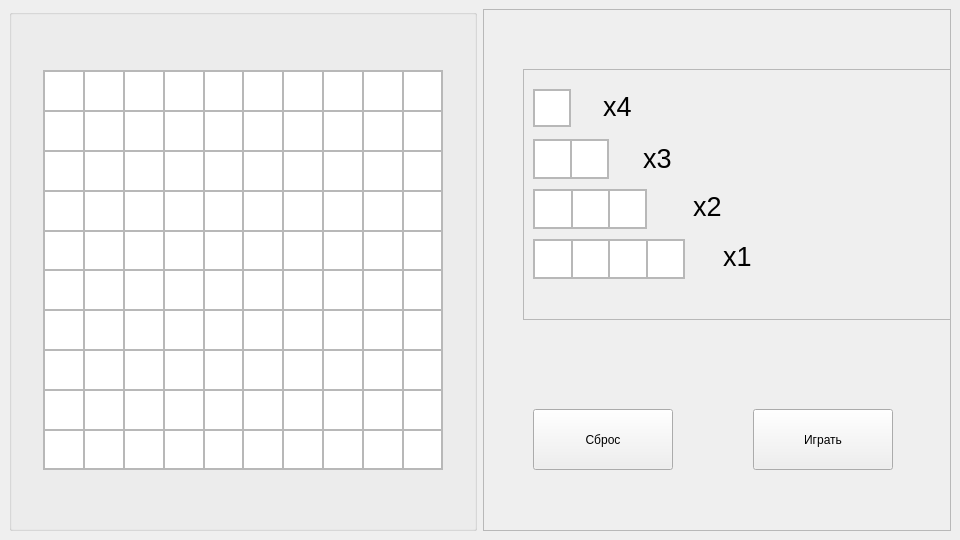
<?xml version="1.0" encoding="UTF-8"?>
<ui version="4.0">
 <class>MainWindow</class>
 <widget class="QMainWindow" name="MainWindow">
  <property name="geometry">
   <rect>
    <x>0</x>
    <y>0</y>
    <width>960</width>
    <height>540</height>
   </rect>
  </property>
  <property name="minimumSize">
   <size>
    <width>960</width>
    <height>540</height>
   </size>
  </property>
  <property name="windowTitle">
   <string>MainWindow</string>
  </property>
  <property name="windowOpacity">
   <double>0.000000000000000</double>
  </property>
  <widget class="QWidget" name="field">
   <property name="sizePolicy">
    <sizepolicy hsizetype="Preferred" vsizetype="Preferred">
     <horstretch>0</horstretch>
     <verstretch>0</verstretch>
    </sizepolicy>
   </property>
   <property name="maximumSize">
    <size>
     <width>960</width>
     <height>540</height>
    </size>
   </property>
   <layout class="QHBoxLayout" name="fieldLayout">
    <item>
     <widget class="QGroupBox" name="groupBox">
      <property name="title">
       <string/>
      </property>
      <widget class="QFrame" name="frame">
       <property name="geometry">
        <rect>
         <x>34</x>
         <y>61</y>
         <width>400</width>
         <height>400</height>
        </rect>
       </property>
       <property name="sizePolicy">
        <sizepolicy hsizetype="MinimumExpanding" vsizetype="MinimumExpanding">
         <horstretch>0</horstretch>
         <verstretch>0</verstretch>
        </sizepolicy>
       </property>
       <property name="frameShape">
        <enum>QFrame::StyledPanel</enum>
       </property>
       <property name="frameShadow">
        <enum>QFrame::Raised</enum>
       </property>
       <property name="lineWidth">
        <number>1</number>
       </property>
       <layout class="QVBoxLayout" name="verticalLayout">
        <property name="spacing">
         <number>0</number>
        </property>
        <property name="leftMargin">
         <number>0</number>
        </property>
        <property name="topMargin">
         <number>0</number>
        </property>
        <property name="rightMargin">
         <number>0</number>
        </property>
        <property name="bottomMargin">
         <number>0</number>
        </property>
        <item>
         <layout class="QHBoxLayout" name="horizontalLayout_0">
          <property name="spacing">
           <number>0</number>
          </property>
          <property name="sizeConstraint">
           <enum>QLayout::SetDefaultConstraint</enum>
          </property>
          <item>
           <widget class="QGraphicsView" name="graphicsView_1"/>
          </item>
          <item>
           <widget class="QGraphicsView" name="graphicsView_2"/>
          </item>
          <item>
           <widget class="QGraphicsView" name="graphicsView_3"/>
          </item>
          <item>
           <widget class="QGraphicsView" name="graphicsView_4"/>
          </item>
          <item>
           <widget class="QGraphicsView" name="graphicsView_5"/>
          </item>
          <item>
           <widget class="QGraphicsView" name="graphicsView_6"/>
          </item>
          <item>
           <widget class="QGraphicsView" name="graphicsView_7"/>
          </item>
          <item>
           <widget class="QGraphicsView" name="graphicsView_8"/>
          </item>
          <item>
           <widget class="QGraphicsView" name="graphicsView_9"/>
          </item>
          <item>
           <widget class="QGraphicsView" name="graphicsView_10"/>
          </item>
         </layout>
        </item>
        <item>
         <layout class="QHBoxLayout" name="horizontalLayout_1">
          <property name="spacing">
           <number>0</number>
          </property>
          <item>
           <widget class="QGraphicsView" name="graphicsView_11"/>
          </item>
          <item>
           <widget class="QGraphicsView" name="graphicsView_12"/>
          </item>
          <item>
           <widget class="QGraphicsView" name="graphicsView_13"/>
          </item>
          <item>
           <widget class="QGraphicsView" name="graphicsView_14"/>
          </item>
          <item>
           <widget class="QGraphicsView" name="graphicsView_15"/>
          </item>
          <item>
           <widget class="QGraphicsView" name="graphicsView_16"/>
          </item>
          <item>
           <widget class="QGraphicsView" name="graphicsView_17"/>
          </item>
          <item>
           <widget class="QGraphicsView" name="graphicsView_18"/>
          </item>
          <item>
           <widget class="QGraphicsView" name="graphicsView_19"/>
          </item>
          <item>
           <widget class="QGraphicsView" name="graphicsView_20"/>
          </item>
         </layout>
        </item>
        <item>
         <layout class="QHBoxLayout" name="horizontalLayout_2">
          <property name="spacing">
           <number>0</number>
          </property>
          <item>
           <widget class="QGraphicsView" name="graphicsView_21"/>
          </item>
          <item>
           <widget class="QGraphicsView" name="graphicsView_22"/>
          </item>
          <item>
           <widget class="QGraphicsView" name="graphicsView_23"/>
          </item>
          <item>
           <widget class="QGraphicsView" name="graphicsView_24"/>
          </item>
          <item>
           <widget class="QGraphicsView" name="graphicsView_25"/>
          </item>
          <item>
           <widget class="QGraphicsView" name="graphicsView_26"/>
          </item>
          <item>
           <widget class="QGraphicsView" name="graphicsView_27"/>
          </item>
          <item>
           <widget class="QGraphicsView" name="graphicsView_28"/>
          </item>
          <item>
           <widget class="QGraphicsView" name="graphicsView_29"/>
          </item>
          <item>
           <widget class="QGraphicsView" name="graphicsView_30"/>
          </item>
         </layout>
        </item>
        <item>
         <layout class="QHBoxLayout" name="horizontalLayout_3">
          <property name="spacing">
           <number>0</number>
          </property>
          <item>
           <widget class="QGraphicsView" name="graphicsView_31"/>
          </item>
          <item>
           <widget class="QGraphicsView" name="graphicsView_32"/>
          </item>
          <item>
           <widget class="QGraphicsView" name="graphicsView_33"/>
          </item>
          <item>
           <widget class="QGraphicsView" name="graphicsView_34"/>
          </item>
          <item>
           <widget class="QGraphicsView" name="graphicsView_35"/>
          </item>
          <item>
           <widget class="QGraphicsView" name="graphicsView_36"/>
          </item>
          <item>
           <widget class="QGraphicsView" name="graphicsView_37"/>
          </item>
          <item>
           <widget class="QGraphicsView" name="graphicsView_38"/>
          </item>
          <item>
           <widget class="QGraphicsView" name="graphicsView_39"/>
          </item>
          <item>
           <widget class="QGraphicsView" name="graphicsView_40"/>
          </item>
         </layout>
        </item>
        <item>
         <layout class="QHBoxLayout" name="horizontalLayout_4">
          <property name="spacing">
           <number>0</number>
          </property>
          <item>
           <widget class="QGraphicsView" name="graphicsView_41"/>
          </item>
          <item>
           <widget class="QGraphicsView" name="graphicsView_42"/>
          </item>
          <item>
           <widget class="QGraphicsView" name="graphicsView_43"/>
          </item>
          <item>
           <widget class="QGraphicsView" name="graphicsView_44"/>
          </item>
          <item>
           <widget class="QGraphicsView" name="graphicsView_45"/>
          </item>
          <item>
           <widget class="QGraphicsView" name="graphicsView_46"/>
          </item>
          <item>
           <widget class="QGraphicsView" name="graphicsView_47"/>
          </item>
          <item>
           <widget class="QGraphicsView" name="graphicsView_48"/>
          </item>
          <item>
           <widget class="QGraphicsView" name="graphicsView_49"/>
          </item>
          <item>
           <widget class="QGraphicsView" name="graphicsView_50"/>
          </item>
         </layout>
        </item>
        <item>
         <layout class="QHBoxLayout" name="horizontalLayout_5">
          <property name="spacing">
           <number>0</number>
          </property>
          <item>
           <widget class="QGraphicsView" name="graphicsView_51"/>
          </item>
          <item>
           <widget class="QGraphicsView" name="graphicsView_52"/>
          </item>
          <item>
           <widget class="QGraphicsView" name="graphicsView_53"/>
          </item>
          <item>
           <widget class="QGraphicsView" name="graphicsView_54"/>
          </item>
          <item>
           <widget class="QGraphicsView" name="graphicsView_55"/>
          </item>
          <item>
           <widget class="QGraphicsView" name="graphicsView_56"/>
          </item>
          <item>
           <widget class="QGraphicsView" name="graphicsView_57"/>
          </item>
          <item>
           <widget class="QGraphicsView" name="graphicsView_58"/>
          </item>
          <item>
           <widget class="QGraphicsView" name="graphicsView_59"/>
          </item>
          <item>
           <widget class="QGraphicsView" name="graphicsView_60"/>
          </item>
         </layout>
        </item>
        <item>
         <layout class="QHBoxLayout" name="horizontalLayout_6">
          <property name="spacing">
           <number>0</number>
          </property>
          <item>
           <widget class="QGraphicsView" name="graphicsView_61"/>
          </item>
          <item>
           <widget class="QGraphicsView" name="graphicsView_62"/>
          </item>
          <item>
           <widget class="QGraphicsView" name="graphicsView_63"/>
          </item>
          <item>
           <widget class="QGraphicsView" name="graphicsView_64"/>
          </item>
          <item>
           <widget class="QGraphicsView" name="graphicsView_65"/>
          </item>
          <item>
           <widget class="QGraphicsView" name="graphicsView_66"/>
          </item>
          <item>
           <widget class="QGraphicsView" name="graphicsView_67"/>
          </item>
          <item>
           <widget class="QGraphicsView" name="graphicsView_68"/>
          </item>
          <item>
           <widget class="QGraphicsView" name="graphicsView_69"/>
          </item>
          <item>
           <widget class="QGraphicsView" name="graphicsView_70"/>
          </item>
         </layout>
        </item>
        <item>
         <layout class="QHBoxLayout" name="horizontalLayout_7">
          <property name="spacing">
           <number>0</number>
          </property>
          <item>
           <widget class="QGraphicsView" name="graphicsView_71"/>
          </item>
          <item>
           <widget class="QGraphicsView" name="graphicsView_72"/>
          </item>
          <item>
           <widget class="QGraphicsView" name="graphicsView_73"/>
          </item>
          <item>
           <widget class="QGraphicsView" name="graphicsView_74"/>
          </item>
          <item>
           <widget class="QGraphicsView" name="graphicsView_75"/>
          </item>
          <item>
           <widget class="QGraphicsView" name="graphicsView_76"/>
          </item>
          <item>
           <widget class="QGraphicsView" name="graphicsView_77"/>
          </item>
          <item>
           <widget class="QGraphicsView" name="graphicsView_78"/>
          </item>
          <item>
           <widget class="QGraphicsView" name="graphicsView_79"/>
          </item>
          <item>
           <widget class="QGraphicsView" name="graphicsView_80"/>
          </item>
         </layout>
        </item>
        <item>
         <layout class="QHBoxLayout" name="horizontalLayout_8">
          <property name="spacing">
           <number>0</number>
          </property>
          <item>
           <widget class="QGraphicsView" name="graphicsView_81"/>
          </item>
          <item>
           <widget class="QGraphicsView" name="graphicsView_82"/>
          </item>
          <item>
           <widget class="QGraphicsView" name="graphicsView_83"/>
          </item>
          <item>
           <widget class="QGraphicsView" name="graphicsView_84"/>
          </item>
          <item>
           <widget class="QGraphicsView" name="graphicsView_85"/>
          </item>
          <item>
           <widget class="QGraphicsView" name="graphicsView_86"/>
          </item>
          <item>
           <widget class="QGraphicsView" name="graphicsView_87"/>
          </item>
          <item>
           <widget class="QGraphicsView" name="graphicsView_88"/>
          </item>
          <item>
           <widget class="QGraphicsView" name="graphicsView_89"/>
          </item>
          <item>
           <widget class="QGraphicsView" name="graphicsView_90"/>
          </item>
         </layout>
        </item>
        <item>
         <layout class="QHBoxLayout" name="horizontalLayout_9">
          <property name="spacing">
           <number>0</number>
          </property>
          <item>
           <widget class="QGraphicsView" name="graphicsView_91"/>
          </item>
          <item>
           <widget class="QGraphicsView" name="graphicsView_92"/>
          </item>
          <item>
           <widget class="QGraphicsView" name="graphicsView_93"/>
          </item>
          <item>
           <widget class="QGraphicsView" name="graphicsView_94"/>
          </item>
          <item>
           <widget class="QGraphicsView" name="graphicsView_95"/>
          </item>
          <item>
           <widget class="QGraphicsView" name="graphicsView_96"/>
          </item>
          <item>
           <widget class="QGraphicsView" name="graphicsView_97"/>
          </item>
          <item>
           <widget class="QGraphicsView" name="graphicsView_98"/>
          </item>
          <item>
           <widget class="QGraphicsView" name="graphicsView_99"/>
          </item>
          <item>
           <widget class="QGraphicsView" name="graphicsView_100"/>
          </item>
         </layout>
        </item>
       </layout>
      </widget>
     </widget>
    </item>
    <item>
     <widget class="QFrame" name="frame_2">
      <property name="frameShape">
       <enum>QFrame::StyledPanel</enum>
      </property>
      <property name="frameShadow">
       <enum>QFrame::Raised</enum>
      </property>
      <widget class="QFrame" name="frame_3">
       <property name="geometry">
        <rect>
         <x>40</x>
         <y>60</y>
         <width>430</width>
         <height>251</height>
        </rect>
       </property>
       <property name="frameShape">
        <enum>QFrame::StyledPanel</enum>
       </property>
       <property name="frameShadow">
        <enum>QFrame::Raised</enum>
       </property>
       <widget class="QFrame" name="frame_5">
        <property name="geometry">
         <rect>
          <x>10</x>
          <y>70</y>
          <width>76</width>
          <height>40</height>
         </rect>
        </property>
        <property name="acceptDrops">
         <bool>true</bool>
        </property>
        <property name="frameShape">
         <enum>QFrame::StyledPanel</enum>
        </property>
        <property name="frameShadow">
         <enum>QFrame::Raised</enum>
        </property>
        <property name="lineWidth">
         <number>0</number>
        </property>
        <layout class="QVBoxLayout" name="verticalLayout_2">
         <property name="spacing">
          <number>1</number>
         </property>
         <property name="leftMargin">
          <number>0</number>
         </property>
         <property name="topMargin">
          <number>0</number>
         </property>
         <property name="rightMargin">
          <number>0</number>
         </property>
         <property name="bottomMargin">
          <number>0</number>
         </property>
         <item>
          <layout class="QHBoxLayout" name="horizontalLayout_11">
           <property name="spacing">
            <number>0</number>
           </property>
           <item>
            <widget class="QGraphicsView" name="graphicsView_101">
             <property name="frameShape">
              <enum>QFrame::StyledPanel</enum>
             </property>
             <property name="frameShadow">
              <enum>QFrame::Sunken</enum>
             </property>
             <property name="lineWidth">
              <number>1</number>
             </property>
            </widget>
           </item>
           <item>
            <widget class="QGraphicsView" name="graphicsView_102">
             <property name="frameShape">
              <enum>QFrame::StyledPanel</enum>
             </property>
             <property name="lineWidth">
              <number>1</number>
             </property>
            </widget>
           </item>
          </layout>
         </item>
        </layout>
       </widget>
       <widget class="QFrame" name="frame_6">
        <property name="geometry">
         <rect>
          <x>10</x>
          <y>120</y>
          <width>114</width>
          <height>40</height>
         </rect>
        </property>
        <property name="frameShape">
         <enum>QFrame::StyledPanel</enum>
        </property>
        <property name="frameShadow">
         <enum>QFrame::Raised</enum>
        </property>
        <property name="lineWidth">
         <number>0</number>
        </property>
        <layout class="QVBoxLayout" name="verticalLayout_3">
         <property name="leftMargin">
          <number>0</number>
         </property>
         <property name="topMargin">
          <number>0</number>
         </property>
         <property name="rightMargin">
          <number>0</number>
         </property>
         <property name="bottomMargin">
          <number>0</number>
         </property>
         <item>
          <layout class="QHBoxLayout" name="horizontalLayout_12">
           <property name="spacing">
            <number>0</number>
           </property>
           <item>
            <widget class="QGraphicsView" name="graphicsView_103"/>
           </item>
           <item>
            <widget class="QGraphicsView" name="graphicsView_104"/>
           </item>
           <item>
            <widget class="QGraphicsView" name="graphicsView_105">
             <property name="lineWidth">
              <number>0</number>
             </property>
            </widget>
           </item>
          </layout>
         </item>
        </layout>
       </widget>
       <widget class="QFrame" name="frame_7">
        <property name="geometry">
         <rect>
          <x>10</x>
          <y>170</y>
          <width>152</width>
          <height>40</height>
         </rect>
        </property>
        <property name="frameShape">
         <enum>QFrame::StyledPanel</enum>
        </property>
        <property name="frameShadow">
         <enum>QFrame::Raised</enum>
        </property>
        <layout class="QVBoxLayout" name="verticalLayout_4">
         <property name="leftMargin">
          <number>0</number>
         </property>
         <property name="topMargin">
          <number>0</number>
         </property>
         <property name="rightMargin">
          <number>0</number>
         </property>
         <property name="bottomMargin">
          <number>0</number>
         </property>
         <item>
          <layout class="QHBoxLayout" name="horizontalLayout_13">
           <property name="spacing">
            <number>0</number>
           </property>
           <item>
            <widget class="QGraphicsView" name="graphicsView_106"/>
           </item>
           <item>
            <widget class="QGraphicsView" name="graphicsView_107"/>
           </item>
           <item>
            <widget class="QGraphicsView" name="graphicsView_108"/>
           </item>
           <item>
            <widget class="QGraphicsView" name="graphicsView_109"/>
           </item>
          </layout>
         </item>
        </layout>
       </widget>
       <widget class="QLabel" name="label_1">
        <property name="geometry">
         <rect>
          <x>80</x>
          <y>20</y>
          <width>34</width>
          <height>34</height>
         </rect>
        </property>
        <property name="font">
         <font>
          <pointsize>20</pointsize>
         </font>
        </property>
        <property name="text">
         <string>x4</string>
        </property>
       </widget>
       <widget class="QFrame" name="frame_4">
        <property name="geometry">
         <rect>
          <x>10</x>
          <y>20</y>
          <width>38</width>
          <height>38</height>
         </rect>
        </property>
        <property name="acceptDrops">
         <bool>true</bool>
        </property>
        <property name="frameShape">
         <enum>QFrame::StyledPanel</enum>
        </property>
        <property name="frameShadow">
         <enum>QFrame::Raised</enum>
        </property>
        <property name="lineWidth">
         <number>1</number>
        </property>
        <layout class="QVBoxLayout" name="verticalLayout_5">
         <property name="leftMargin">
          <number>0</number>
         </property>
         <property name="topMargin">
          <number>0</number>
         </property>
         <property name="rightMargin">
          <number>0</number>
         </property>
         <property name="bottomMargin">
          <number>0</number>
         </property>
         <item>
          <widget class="QGraphicsView" name="graphicsView">
           <property name="lineWidth">
            <number>1</number>
           </property>
          </widget>
         </item>
        </layout>
       </widget>
       <widget class="QLabel" name="label_2">
        <property name="geometry">
         <rect>
          <x>120</x>
          <y>72</y>
          <width>34</width>
          <height>34</height>
         </rect>
        </property>
        <property name="font">
         <font>
          <pointsize>20</pointsize>
         </font>
        </property>
        <property name="text">
         <string>x3</string>
        </property>
       </widget>
       <widget class="QLabel" name="label_3">
        <property name="geometry">
         <rect>
          <x>170</x>
          <y>120</y>
          <width>34</width>
          <height>34</height>
         </rect>
        </property>
        <property name="font">
         <font>
          <pointsize>20</pointsize>
         </font>
        </property>
        <property name="text">
         <string>x2</string>
        </property>
       </widget>
       <widget class="QLabel" name="label_4">
        <property name="geometry">
         <rect>
          <x>200</x>
          <y>170</y>
          <width>34</width>
          <height>34</height>
         </rect>
        </property>
        <property name="font">
         <font>
          <pointsize>20</pointsize>
         </font>
        </property>
        <property name="text">
         <string>x1</string>
        </property>
       </widget>
      </widget>
      <widget class="QPushButton" name="pushButton_1">
       <property name="geometry">
        <rect>
         <x>50</x>
         <y>400</y>
         <width>140</width>
         <height>61</height>
        </rect>
       </property>
       <property name="text">
        <string>Сброс</string>
       </property>
      </widget>
      <widget class="QPushButton" name="pushButton_2">
       <property name="geometry">
        <rect>
         <x>270</x>
         <y>400</y>
         <width>140</width>
         <height>61</height>
        </rect>
       </property>
       <property name="text">
        <string>Играть</string>
       </property>
      </widget>
     </widget>
    </item>
   </layout>
  </widget>
 </widget>
 <resources/>
 <connections/>
</ui>
